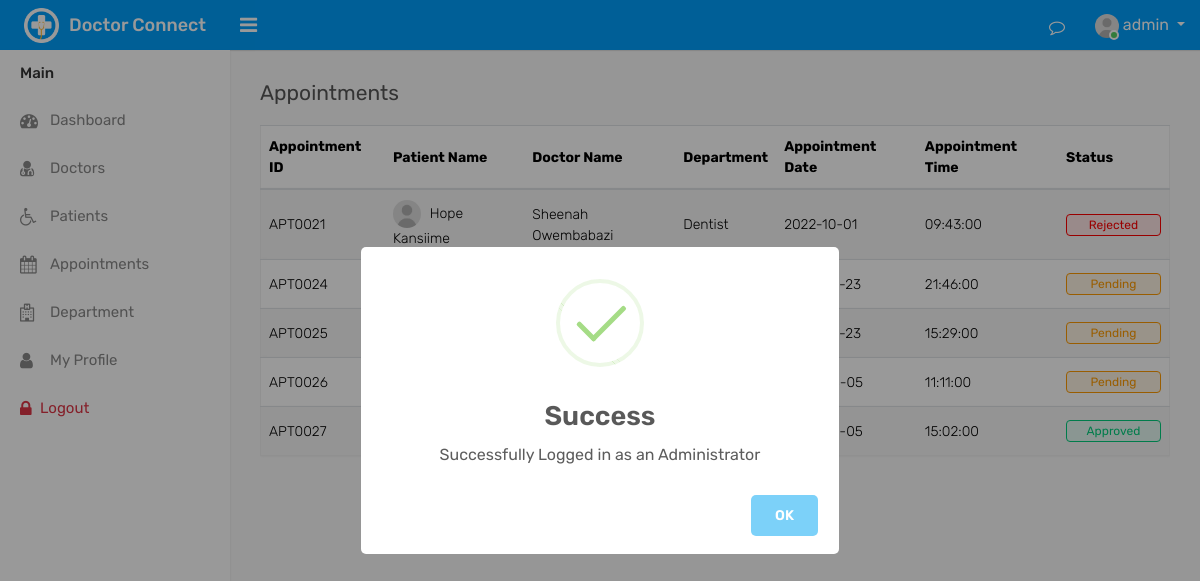
Page /?view=appointments (signed in) on the committed database.
### tables this page shows
CREATE TABLE `appointments` (
  `appointment_id` int(11) NOT NULL,
  `patient_id` int(11) NOT NULL,
  `doctor_id` int(11) NOT NULL,
  `appointment_date` date NOT NULL,
  `appointment_message` text NOT NULL,
  `appointment_status` varchar(100) NOT NULL DEFAULT 'pending',
  `appointment_time` time NOT NULL,
  `appointment_create_date` timestamp NOT NULL DEFAULT current_timestamp()
);

CREATE TABLE `patients` (
  `patient_id` int(11) NOT NULL,
  `patient_first_name` varchar(255) NOT NULL,
  `patient_last_name` varchar(255) NOT NULL,
  `patient_email` varchar(255) NOT NULL,
  `patient_contact` varchar(255) NOT NULL,
  `patient_age` int(3) DEFAULT NULL,
  `patient_gender` varchar(11) DEFAULT 'm',
  `patient_profile_image` varchar(255) NOT NULL DEFAULT 'user.jpg',
  `patient_password` varchar(255) NOT NULL,
  `patient_create_date` timestamp NOT NULL DEFAULT current_timestamp()
);

CREATE TABLE `doctors` (
  `doctor_id` int(11) NOT NULL,
  `doctor_first_name` varchar(255) NOT NULL,
  `doctor_email` varchar(255) NOT NULL,
  `doctor_contact` varchar(100) NOT NULL,
  `doctor_last_name` varchar(255) NOT NULL,
  `doctor_gender` varchar(100) NOT NULL DEFAULT 'm',
  `status` varchar(255) NOT NULL DEFAULT 'active',
  `doctor_biography` text NOT NULL DEFAULT '""',
  `profile_image` varchar(255) NOT NULL DEFAULT 'user.jpg',
  `department_id` int(11) NOT NULL,
  `doctor_password` varchar(255) NOT NULL,
  `doctor_create_date` timestamp NOT NULL DEFAULT current_timestamp()
);

CREATE TABLE `departments` (
  `department_id` int(11) NOT NULL,
  `department_name` varchar(255) NOT NULL,
  `department_desc` text NOT NULL,
  `department_status` varchar(100) NOT NULL DEFAULT 'active',
  `department_create_date` timestamp NOT NULL DEFAULT current_timestamp()
);

### backend/db/db.php (called while the page is built)
<?php
class DB{
   public static   $db = null;
   public static function getConnection(){
      try{
      $host = "localhost";
      $dbname  = "hospital";
      DB::$db = new PDO("mysql:host=$host;dbname=$dbname","admin","admin");
      DB::$db->setAttribute(PDO::ATTR_ERRMODE,PDO::ERRMODE_EXCEPTION);
      }catch(Exception $e){
         print_r($e->getMessage());
      }
      return DB::$db;
   }
}

### backend/controllers/apt_controller.php (called while the page is built, shortened)
<?php
function getApts(array $request){
    $query_append="";
     return DB::getConnection()->query("SELECT * FROM appointments
     join doctors on doctors.doctor_id=appointments.doctor_id
     join departments on doctors.department_id=departments.department_id
     join patients on patients.patient_id=appointments.patient_id $query_append")->fetchAll();
}

### routes/routes.php (called while the page is built, shortened)
<?php
$view = "";
require("backend/db/db.php");
require("backend/controllers/apt_controller.php");
if(isset($_GET["view"])){
  $view = $_GET["view"];
}
if($view=="appointments"){
  $appointments = getApts($_GET);
}

### views/appointments.php (the view, shortened to what this page needs)
      <div class="page-wrapper">
          <div class="content">
              <div class="row">
                  <div class="col-sm-4 col-3">
                      <h4 class="page-title">Appointments</h4>
                  </div>
              </div>
		<div class="row">
			<div class="col-md-12">
				<div class="table-responsive">
					<table class="table table-striped custom-table">
						<thead>
							<tr>
								<th>Appointment ID</th>
								<th>Patient Name</th>
								<th>Doctor Name</th>
								<th>Department</th>
								<th>Appointment Date</th>
								<th>Appointment Time</th>
								<th>Status</th>
							</tr>
						</thead>
						<tbody>
                              <?php foreach($appointments as $appointment) :?>
							<tr>
								<td>APT00<?php echo($appointment["appointment_id"]) ?></td>
								<td><img width="28" height="28" src="assets/img/user.jpg" class="rounded-circle m-r-5" alt=""> <?php echo($appointment["patient_first_name"]) ?> <?php echo($appointment["patient_last_name"]) ?></td>
								<td><?php echo($appointment["doctor_first_name"]) ?> <?php echo($appointment["doctor_last_name"]) ?></td>
								<td><?php echo($appointment["department_name"]) ?></td>
								<td><?php echo($appointment["appointment_date"]) ?></td>
								<td><?php echo($appointment["appointment_time"]) ?></td>
                                        <?php
                                        $status = $appointment["appointment_status"];
                                        ?>
								<?php if($status=="approved"): ?>
								<td><button class="custom-badge status-green">Approved</button></td>
								<?php endif ?>
								<?php if($status=="pending"): ?>
                                      <td><button class="custom-badge status-orange">Pending</button></td>
                                      <?php endif ?>
                                      <?php if($status=="rejected"): ?>
                                      <td><button class="custom-badge status-red">Rejected</button></td>
                                      <?php endif ?>
							</tr>
                              <?php endforeach ?>
						</tbody>
					</table>
				</div>
			</div>
              </div>
          </div>
</div>

### rows in the picture
appointments: appointment_id "21", patient.patient_first_name "Hope", patient.patient_last_name "Kansiime", doctor.doctor_first_name "Sheenah", doctor.doctor_last_name "Owembabazi", departments.department_name "Dentist", appointment_date "2022-10-01", appointment_time "09:43:00", appointment_status "Rejected"
appointments: appointment_id "24", appointment_time "21:46:00", appointment_status "Pending"
appointments: appointment_id "25", appointment_time "15:29:00", appointment_status "Pending"
appointments: appointment_id "26", appointment_time "11:11:00", appointment_status "Pending"
appointments: appointment_id "27", appointment_time "15:02:00", appointment_status "Approved"

### other values in the picture
$_SESSION["role"] "admin"
